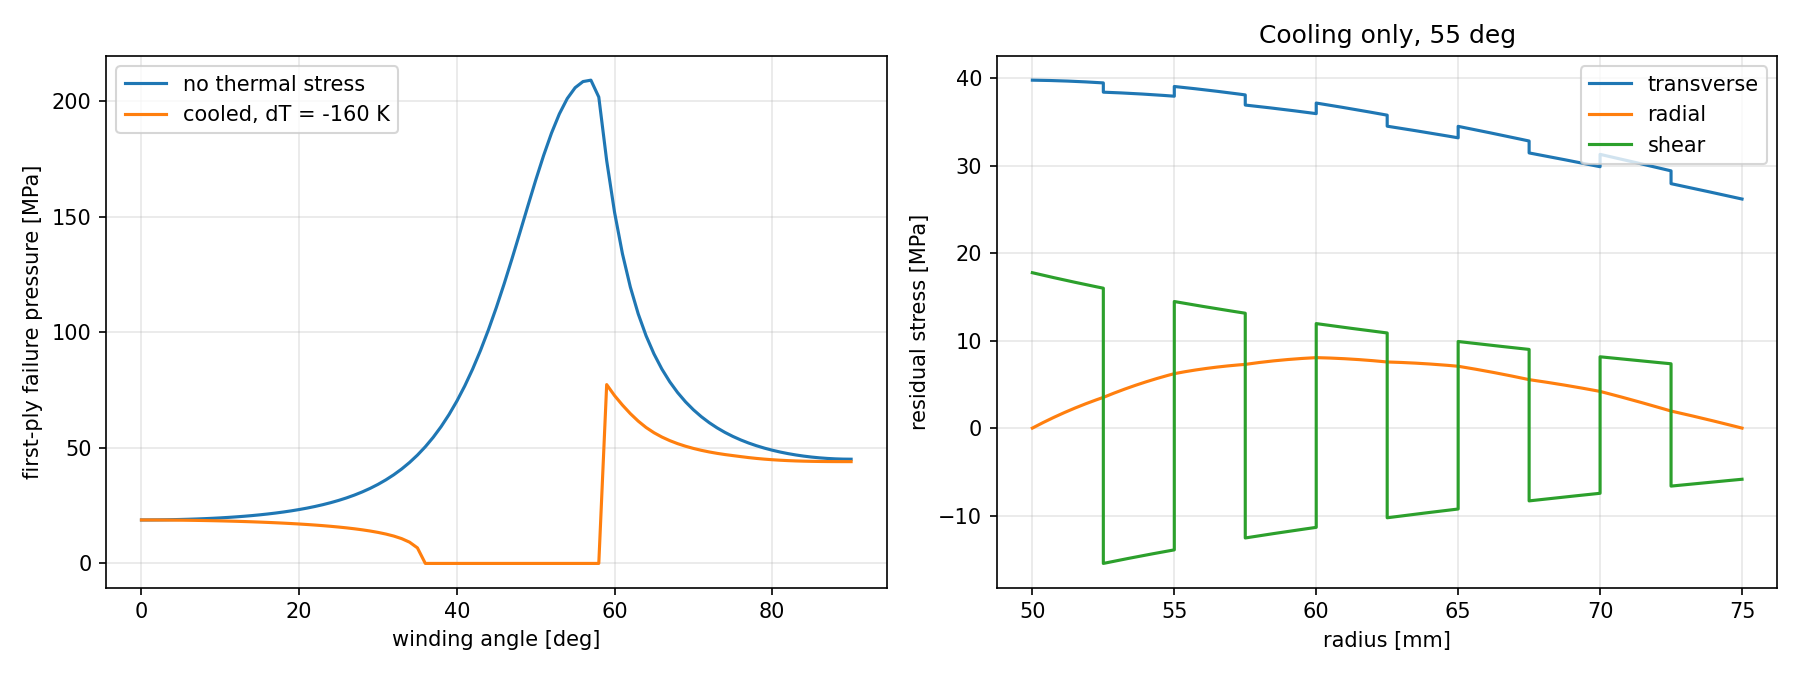

Reproduce this figure in Python.
"""Effect of cure cool-down on Tsai-Wu first-ply failure pressure."""
import matplotlib
matplotlib.use("Agg")
import matplotlib.pyplot as plt
import numpy as np

from angle_study import PAIRS, PRESSURE, R_INNER, THICKNESS, ply_stress
from cylinder import CARBON_EPOXY, build_layers, solve_analytical
from failure_study import F66, LINEAR, QUAD

DT = -160.0  # cooling from 180 C to 20 C


def failure_index(state):
    """Tsai-Wu index of (s1, s2, s3, t12); failure at 1."""
    s, t = np.array(state[:3]), state[3]
    return LINEAR @ s + s @ QUAD @ s + F66 * t**2


def pressure_factor(residual, mech):
    """f at which residual + f * mech fails; 0 if residual alone fails."""
    sT, tT = np.array(residual[:3]), residual[3]
    sM, tM = np.array(mech[:3]), mech[3]
    a = sM @ QUAD @ sM + F66 * tM**2
    b = LINEAR @ sM + 2 * sT @ QUAD @ sM + 2 * F66 * tT * tM
    c = failure_index(residual) - 1
    if c >= 0:
        return 0.0
    if a == 0:
        return np.inf
    return (-b + np.sqrt(b * b - 4 * a * c)) / (2 * a)


def solve_states(angle, pressure, dT):
    """Radii and ply-axis stress states through the wall."""
    layup = [(angle, THICKNESS), (-angle, THICKNESS)] * PAIRS
    layers = build_layers(R_INNER, layup, CARBON_EPOXY)
    sol = solve_analytical(layers, pressure, dT=dT)
    radii, states = [], []
    for i, (layer, (ply, _)) in enumerate(zip(layers, layup)):
        for r in np.linspace(layer.r_in, layer.r_out, 21):
            stress = sol.stress(i, r)
            s1, s2, t12 = ply_stress(stress, ply)
            radii.append(r)
            states.append((s1, s2, stress[2], t12))
    return radii, states


def study(angle):
    _, mech = solve_states(angle, PRESSURE, 0.0)
    _, res = solve_states(angle, 0.0, DT)
    zero = (0, 0, 0, 0)
    cold = min(pressure_factor(zero, m) for m in mech) * PRESSURE
    cured = min(pressure_factor(t, m) for t, m in zip(res, mech)) * PRESSURE
    return cold, cured, max(failure_index(t) for t in res)


def main():
    angles = np.arange(0, 91)
    without, with_t, index = np.array([study(a) for a in angles]).T

    print("angle  no thermal[MPa]  with thermal[MPa]  cooling index")
    for a in (0, 15, 30, 45, 55, 60, 75, 90):
        print(f"{a:>5}{without[a]:>17.2f}{with_t[a]:>19.2f}{index[a]:>15.3f}")
    for name, p in (("No thermal", without), ("With thermal", with_t)):
        print(f"{name}: highest {p.max():.2f} MPa at {angles[p.argmax()]} deg")
    print("Angles failing on cooling alone:", angles[index >= 1].tolist())

    fig, (ax1, ax2) = plt.subplots(1, 2, figsize=(12, 4.5))
    ax1.plot(angles, without, label="no thermal stress")
    ax1.plot(angles, with_t, label=f"cooled, dT = {DT:.0f} K")
    ax1.set(xlabel="winding angle [deg]",
            ylabel="first-ply failure pressure [MPa]")

    radii, res = solve_states(55, 0.0, DT)
    res = np.array(res)
    for col, label in ((1, "transverse"), (2, "radial"), (3, "shear")):
        ax2.plot(radii, res[:, col], label=label)
    ax2.set(xlabel="radius [mm]", ylabel="residual stress [MPa]",
            title="Cooling only, 55 deg")
    for ax in (ax1, ax2):
        ax.grid(alpha=0.3)
        ax.legend()
    fig.tight_layout()
    fig.savefig("thermal_study.png", dpi=150)


if __name__ == "__main__":
    main()
